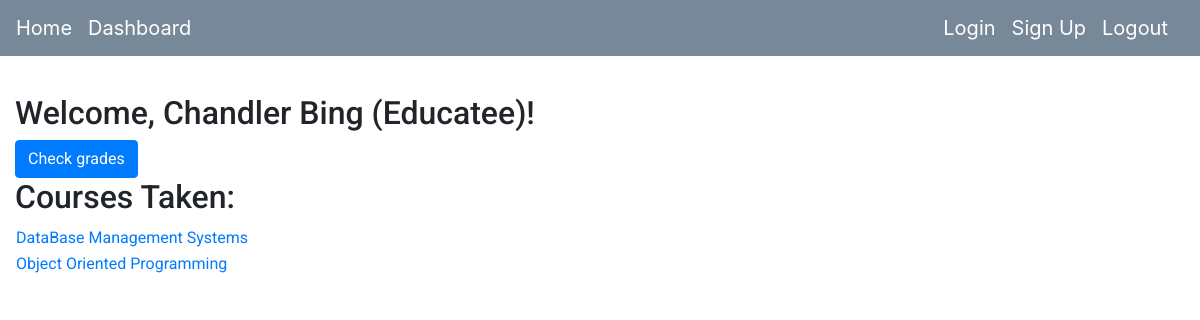
/dashboard (signed in), run on the app's committed database.
### models.py (models this page shows)
class CourseStudents(UserMixin,db.Model):
    __tablename__ = 'CourseStudents'
    course_id = db.Column(
        db.Integer,
        db.ForeignKey('Course.course_id'),
        primary_key = True
    )
    user_id = db.Column(
        db.Integer,
        db.ForeignKey('LoginDetails.user_id'),
        primary_key = True
    )
    grade = db.Column(
        db.String(10),
        nullable=True
    )

class Course(UserMixin,db.Model):
    __tablename__ = 'Course'
    course_id = db.Column(
        db.Integer,
        nullable=False,
        primary_key=True
    )
    course_name = db.Column(
        db.String(50),
        nullable=False
    )

### main.py (the view, shortened to what this page needs)
@main.route("/dashboard")
@login_required
def dashboard():
    print(current_user)
    if current_user.role == 1:
        return render_template(
            "dashboard_admin.html",
            name=(current_user.first_name + " " + current_user.last_name)
        )
    elif current_user.role == 3:
        student_course = (
            db.session.query(CourseStudents, Course)
            .filter(
                CourseStudents.user_id == current_user.user_id,
                CourseStudents.course_id == Course.course_id
            )
            .all()
        )
        return render_template(
            "dashboard_educatee.html",
            name=(current_user.first_name + " " + current_user.last_name),
            student_course=student_course
        )

### templates/dashboard_educatee.html
{% extends "base.html" %}
{% block content %}
<h2 >
    Welcome, {{name}} (Educatee)!
</h2>
<div><form method="POST" action="/checkgrades"><button class="btn btn-primary">Check grades</button></form></div>
<h2>Courses Taken:</h2>
<table>
    {% for deets in student_course %}
    <tr>
        <td>
            <a href= "{{ url_for ('educatee.viewCourseEd',course_id = deets.Course.course_id) }}"> {{deets.Course.course_name}}</a>
        </td>
    </tr>
    {% endfor %}
</table>
{% endblock %}

### static/style.css (style rules this page uses)
body { padding-top:70px ; }

### data on the page
CourseStudents: Course.course_name "DataBase Management Systems"
CourseStudents: Course.course_name "Object Oriented Programming"

### other printed values
{{ name }} "Chandler Bing"
